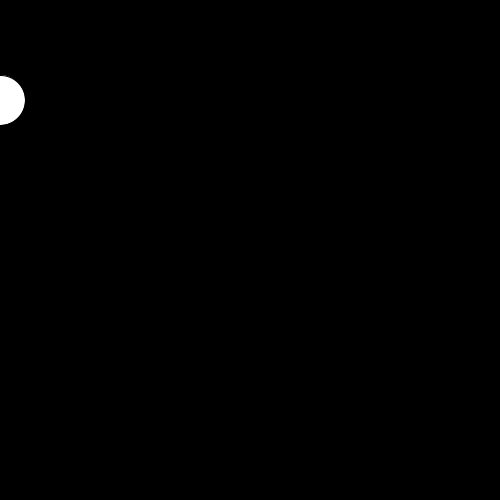
Frame 1 (no input)
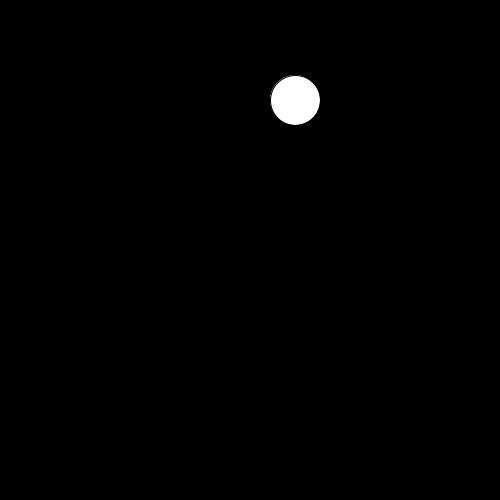
Frame 60 (the mouse pressed at the canvas centre just before this capture)
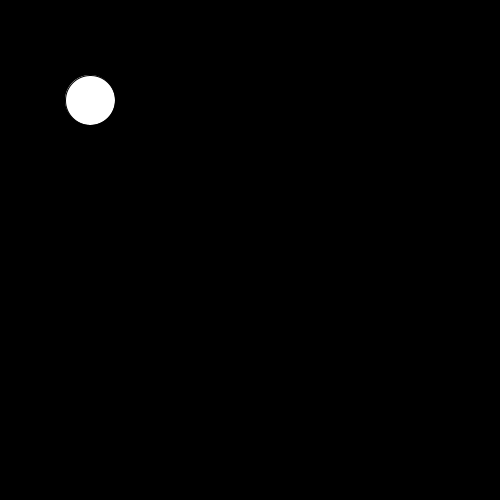
Frame 120 (the mouse held since frame 60 and released just before this capture)

The Processing sketch that drew these frames (run headless with seeded random() and noise(); from frame 60 on, the mouse is pressed at the canvas centre):

// Processing sketch: Moving_ball
// ── Moving_ball.pde
int x=0;
void setup(){
  size(500,500);}
 
 void draw(){  if (x>500)
   x=0;

background(0,0);
  ellipse(x,100,50,50);
x=x+5;





}
